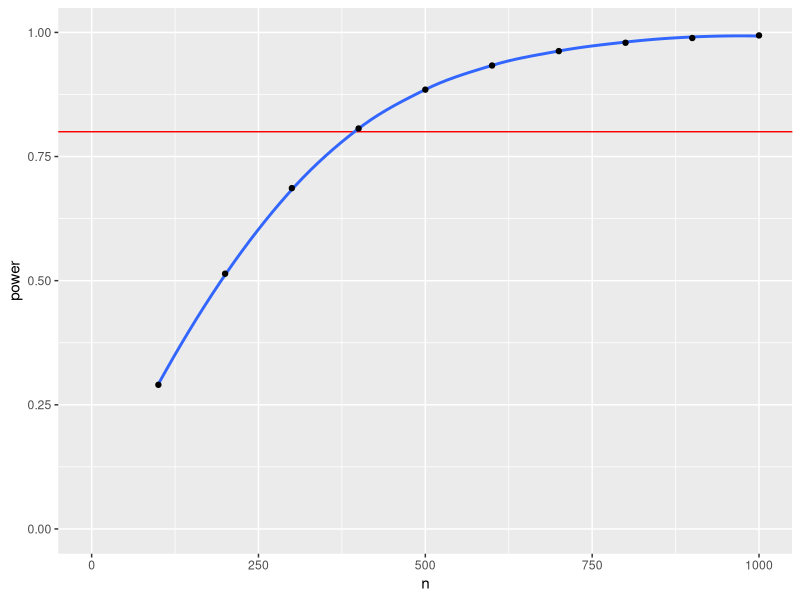

R code for this plot: (Note: this script raises an error after producing the figure.)
## ---- chunk 1
# libraries needed for these examples
library(tidyverse)  ## contains purrr, tidyr, dplyr
library(broom) ## converts test output to tidy tables

set.seed(8675309) # makes sure random numbers are reproducible
## ---- chunk 2
rep(c("A", "B"), 12)
## ---- chunk 3
rep(c("A", "B"), times = 12)
## ---- chunk 4
rep(c("A", "B"), times=c(11, 3))
## ---- chunk 5
rep(c("A", "B"), each = 12)
## ---- chunk 6
rep(c("A", "B"), times = 3, each = 2)
## ---- chunk 7
paste0("label_",seq(0, 10,1))
## ---- chunk 8
seq(0, 100, by = 10)
## ---- chunk 9
seq(0, 100, length.out = 13)
## ---- chunk 10
p100 <- power.t.test(n = 100, delta = 0.2, sd = 1, type="two.sample")
# 18 more lines
p1000 <- power.t.test(n = 500, delta = 0.2, sd = 1, type="two.sample")
tibble(
  n = c(100, "...", 1000),
  power = c(p100$power, "...", p1000$power)
)
## ---- chunk 11
n <- seq(100, 1000, 100)
n[2] <- NA
pcalc <- lapply(n, power.t.test, 
                delta = 0.2, sd = 1, type="two.sample")
# or
pcalc <- purrr::map(n, power.t.test, 
                delta = 0.2, sd = 1, type="two.sample")
## ---- chunk 12
pcalc[[2]]$power
## ---- chunk 13
pcalc[[1]] %>% str()
## ---- chunk 14
sapply(pcalc, `[[`, "power")
## ---- chunk 15
purrr::map_dbl(pcalc, `[[`, "power")
## ---- chunk 16
mypower <- tibble(
  n = seq(100, 1000, 100)) %>%
  mutate(pcalc = purrr::map(n, power.t.test, 
                            delta = 0.2, 
                            sd = 1, 
                            type="two.sample"),
         power = purrr::map_dbl(pcalc, `[[`, "power")) %>%
  select(-pcalc)
## ---- chunk 17
ggplot(mypower, aes(n, power)) +
  geom_hline(yintercept = 0.8, color = "red") + 
  geom_smooth(method = "loess", formula = y~x, se = FALSE) +
  geom_point() +
  ylim(0, 1) + xlim(0, 1000)
## ---- chunk 18
function_name <- function(my_args) {
  # process the arguments
  # return some value
}
## ---- chunk 19
add1 <- function(my_num) {
  my_num + 1
}

add1(10)
## ---- chunk 20
report_p <- function() {
}
## ---- chunk 21
report_p <- function(p) {
}
## ---- chunk 22
report_p <- function(p, digits = 3) {
}
## ---- chunk 23
report_p <- function(p, digits = 3) {
  if (p < .001) {
    reported = "p < .001"
  } else {
    roundp <- round(p, digits)
    reported = paste("p =", roundp)
  }
  
  reported
}
## ---- chunk 24
report_p <- function(p, digits = 3) {
  if (p < .001) {
    reported = "p < .001"
  } else {
    roundp <- round(p, digits)
    reported = paste("p =", roundp)
  }
  
  return(reported)
}
## ---- chunk 25
report_p(0.04869)
report_p(0.0000023)
## ---- chunk 26
half <- function(x) {
  x <- x/2
  return(x)
}

x <- 10
list(
  "half(x)" = half(x),
  "x" = x
)
## ---- chunk 27
report_p <- function(p, digits = 3) {
  if (!is.numeric(p)) stop("p must be a number")
  if (p <= 0) warning("p-values are normally greater than 0")
  if (p >= 1) warning("p-values are normally less than 1")
  
  if (p < .001) {
    reported = "p < .001"
  } else {
    roundp <- round(p, digits)
    reported = paste("p =", roundp)
  }
  
  reported
}
## ---- chunk 28
report_p()
report_p("a")
report_p(-2)
report_p(2)
## ---- chunk 29
A <- rnorm(20, mean = 5, sd = 1)
## ---- chunk 30
dat <- tibble(
  A = rnorm(20, 5, 1),
  B = rnorm(20, 5.5, 1)
)
## ---- chunk 31
t.test(dat$A, dat$B)
## ---- chunk 32
longdat <- gather(dat, group, score, A:B)

t.test(score~group, data = longdat) 
## ---- chunk 33
tibble(
  A = rnorm(20, 5, 1),
  B = rnorm(20, 5.5, 1)
) %>%
  gather(group, score, A:B) %>%
  t.test(score~group, data = .) %>%
  broom::tidy()
## ---- chunk 34
tibble(
  A = rnorm(20, 5, 1),
  B = rnorm(20, 5.5, 1)
) %>%
  gather(group, score, A:B) %>%
  t.test(score~group, data = .) %>%
  broom::tidy() %>%
  pull(p.value)
## ---- chunk 35
t_sim <- function() {
  tibble(
    A = rnorm(20, 5, 1),
    B = rnorm(20, 5.5, 1)
  ) %>%
    gather(group, score, A:B) %>%
    t.test(score~group, data = .) %>%
    broom::tidy() %>%
    pull(p.value) 
}
## ---- chunk 36
t_sim()
## ---- chunk 37
replicate(3, rnorm(5))
## ---- chunk 38
reps <- replicate(1000, t_sim())
alpha <- .05
power <- mean(reps < alpha)
power
## ---- chunk 39
set.seed(90201)
## ---- chunk 40
t_sim <- function(n = 10, m1=0, sd1=1, m2=0, sd2=1) {
  tibble(
    A = rnorm(n, m1, sd1),
    B = rnorm(n, m2, sd2)
  ) %>%
    gather(group, score, A:B) %>%
    t.test(score~group, data = .) %>%
    broom::tidy() %>%
    pull(p.value) 
}
## ---- chunk 41
t_sim(100)
t_sim(100, 0, 1, 0.5, 1)
## ---- chunk 42
reps <- replicate(1000, t_sim(100, 0, 1, 0.2, 1))
power <- mean(reps < .05)
power
## ---- chunk 43
power.t.test(n = 100, delta = 0.2, sd = 1, type="two.sample")
